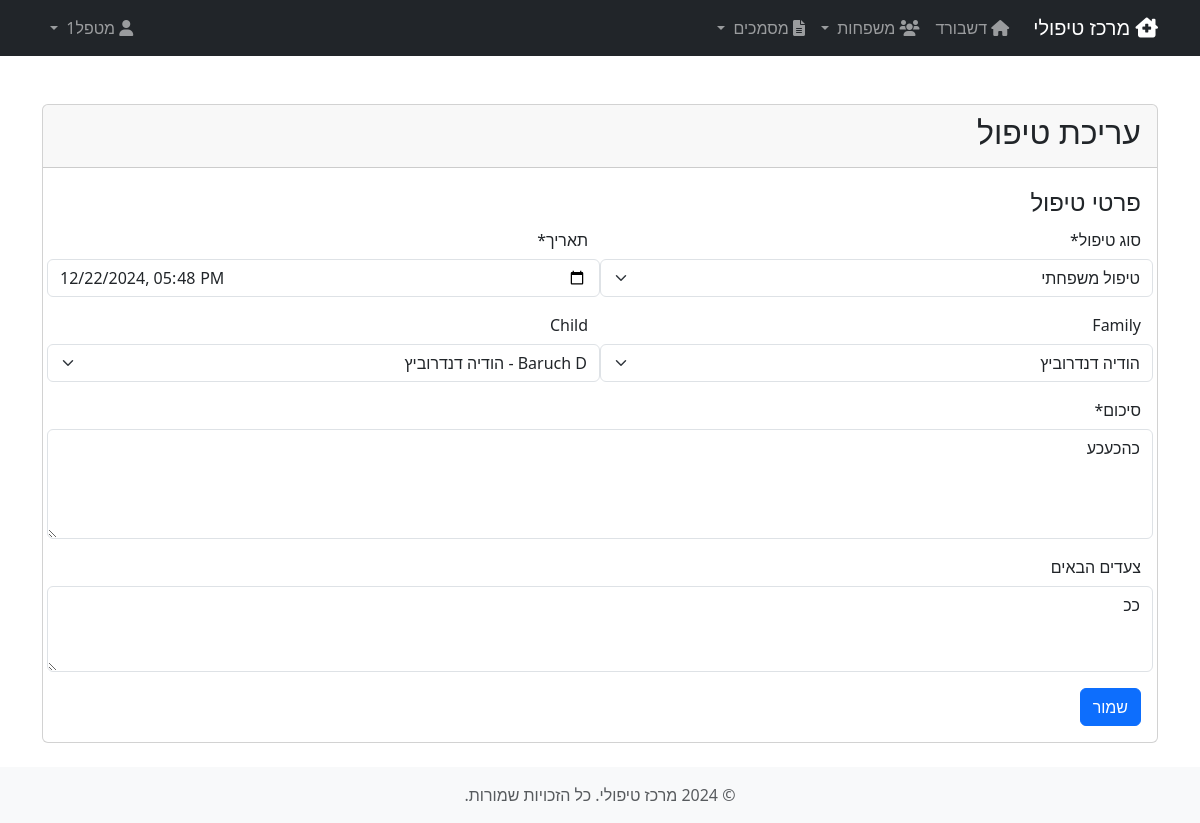
Page /treatment/4/update/ (signed in) on the committed database.
### treatment_app/models.py (models this page shows, shortened)
class Treatment(models.Model):
    TREATMENT_TYPE_CHOICES = [
        ('individual', _('טיפול פרטני')),
        ('family', _('טיפול משפחתי')),
        ('parent', _('הדרכת הורים')),
    ]
    type = models.CharField(max_length=20, choices=TREATMENT_TYPE_CHOICES, verbose_name=_('סוג טיפול'), default='individual')
    family = models.ForeignKey(Family, on_delete=models.CASCADE, related_name='family_treatments', null=True, blank=True)
    child = models.ForeignKey(Child, on_delete=models.CASCADE, related_name='treatments', null=True, blank=True)
    date = models.DateTimeField(verbose_name=_('תאריך'))
    therapist = models.ForeignKey(
        User,
        on_delete=models.SET_NULL,
        null=True,
        verbose_name=_('מטפל'),
        related_name='treatments'
    )
    summary = models.TextField(verbose_name=_('סיכום'))
    next_steps = models.TextField(verbose_name=_('צעדים הבאים'), blank=True, null=True)
    created_at = models.DateTimeField(auto_now_add=True)
    updated_at = models.DateTimeField(auto_now=True)
    class Meta:
        verbose_name = _('טיפול')
        verbose_name_plural = _('טיפולים')
        ordering = ['-date']

class Child(models.Model):
    family = models.ForeignKey(
        Family,
        on_delete=models.CASCADE,
        related_name='children',
        verbose_name=_('משפחה')
    )
    name = models.CharField(max_length=100, verbose_name=_('שם הילד'))
    birth_date = models.DateField(verbose_name=_('תאריך לידה'))
    gender = models.CharField(
        max_length=10,
        choices=[('male', _('זכר')), ('female', _('נקבה'))],
        verbose_name=_('מגדר')
    )
    school = models.CharField(max_length=100, verbose_name=_('בית ספר'), blank=True)
    grade = models.CharField(max_length=20, verbose_name=_('כיתה'), blank=True)
    teacher_name = models.CharField(max_length=100, verbose_name=_('שם המורה'), blank=True)
    teacher_phone = models.CharField(max_length=20, verbose_name=_('טלפון המורה'), blank=True)
    school_counselor_name = models.CharField(max_length=100, verbose_name=_('שם היועץ/ת'), blank=True)
    school_counselor_phone = models.CharField(max_length=20, verbose_name=_('טלפון היועץ/ת'), blank=True)
    allergies = models.TextField(verbose_name=_('אלרגיות'), blank=True)
    medications = models.TextField(verbose_name=_('תרופות'), blank=True)
    special_needs = models.TextField(verbose_name=_('צרכים מיוחדים'), blank=True)
    medical_info = models.TextField(verbose_name=_('מידע רפואי'), blank=True)
    notes = models.TextField(verbose_name=_('הערות'), blank=True)
    therapist = models.ForeignKey(
        'TherapistProfile',
        on_delete=models.SET_NULL,
        null=True,
        blank=True,
        verbose_name=_('מטפל')
    )
    created_at = models.DateTimeField(auto_now_add=True, verbose_name=_('נוצר ב'))
    updated_at = models.DateTimeField(auto_now=True, verbose_name=_('עודכן ב'))
    class Meta:
        verbose_name = _('ילד')
        verbose_name_plural = _('ילדים')
        ordering = ['family', 'name']
    def __str__(self):
        return f"{self.name} - {self.family.name}"

### treatment_app/views.py (the view, shortened to what this page needs)
# urls.py: path('treatment/<int:pk>/update/', views.TreatmentUpdateView.as_view(), name='treatment-update'),
class TreatmentUpdateView(LoginRequiredMixin, UpdateView):
    model = Treatment
    form_class = TreatmentForm
    template_name = 'treatment_app/treatment_form.html'

### treatment_app/models.py (called while the page is built)
    def __str__(self):
        return self.name

### treatment_app/templates/treatment_app/treatment_form.html (shortened to what this page needs)
{% extends 'base.html' %}
{% load i18n %}
{% load crispy_forms_tags %}
{% block content %}
<div class="container mt-4">
    <div class="card">
        <div class="card-header">
            <h2>
                {% if object %}
                    {% trans "עריכת טיפול" %}
                {% else %}
                    {% trans "הוספת טיפול חדש" %}
                {% endif %}
            </h2>
        </div>
        <div class="card-body">
            <form method="post" class="form-horizontal">
                {% crispy form %}
            </form>
        </div>
    </div>
</div>
{% endblock %}

### rows in the picture
Treatment: type "טיפול משפחתי", date "12/22/2024 17:48", child "Baruch D - הודיה דנדרוביץ", summary "כהכעכע", next_steps "ככ"
Child: family "הודיה דנדרוביץ"
